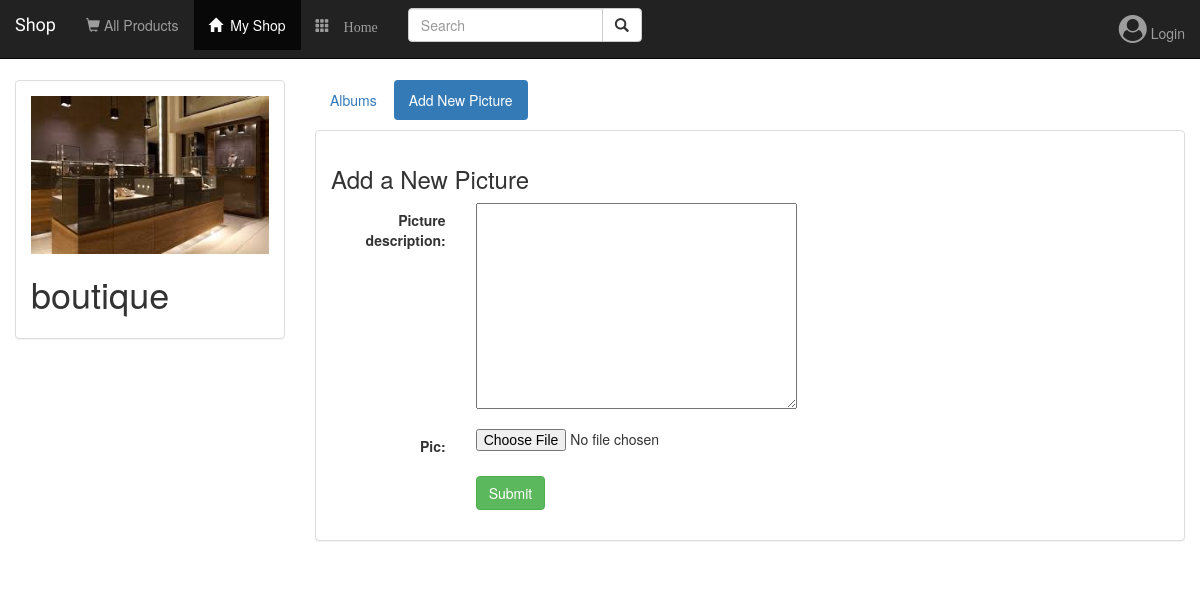
The app's page /album/pic/49/create_picture/ with its own data.
### album/models.py (models this page shows)
class Album(models.Model):
    user = models.ForeignKey(User, default=1)
    album_name = models.CharField(max_length=250)
    album_logo = models.FileField(null=True)
    album_description = models.TextField(max_length=250, default=None)
    def __str__(self):
        return self.album_name

### album/views.py (the view)
# urls.py: url(r'^pic/(?P<album_id>[0-9]+)/create_picture/$', views.create_picture, name='create_picture'),
def create_picture(request, album_id):
    form = PictureForm(request.POST or None, request.FILES or None)
    album = get_object_or_404(Album, pk=album_id)
    albums = Album.objects.filter(user=album.user)
    user = request.user
    if form.is_valid():
        album_pictures = album.picture_set.all()
        picture = form.save(commit=False)
        picture.album = album
        picture.save()
        return render(request, 'album/detail_album.html', {'album': album,'albums': albums, 'page_user': user})
    context = {
        'album': album,
        'form': form,
        'page_user': user,
    }
    return render(request, 'album/create_picture.html', context)

### album/forms.py
class PictureForm(forms.ModelForm):
    class Meta:
        model = Picture
        fields = ['picture_description', 'pic']

### album/templates/album/create_picture.html (shortened to what this page needs)
{% extends 'boutique/base.html' %}
{% block shops_active %}active{% endblock %}
{% block body %}
<br><br><br><br>
<div class="container-fluid">
    <div class="row">
        <div class="col-sm-4 col-md-3">
            <div class="panel panel-default">
                <div class="panel-body">
                        <a href="{% url 'detail_album' album.id %}">
                            {% if album.album_logo %}
                                <img src="{{ album.album_logo.url }}" class="img-responsive"></a>
                                <h1>{{ album.album_description }} <br><small>{{ user.username }}</small></h1>
                            {% else %}
                                <h3>No image to display</h3>
                            {% endif %}
                </div>
            </div>
        </div>
        <div class="col-sm-8 col-md-9">
            <ul class="nav nav-pills" style="margin-bottom: 10px;">
                <li><a href="{% url 'detail_album'  page_user.profile.user.id %}">Albums</a></li>
                <li role="presentation" class="active"><a href="{% url 'create_picture' album.id %}">Add New Picture</a></li>
            </ul>
            <div class="panel panel-default">
                <div class="panel-body">
                    <h3>Add a New Picture</h3>
                    <form class="form-horizontal" role="form" action="" method="post" enctype="multipart/form-data">
                        {% include 'boutique/form_template.html' %}
                        <div class="form-group">
                            <div class="col-sm-offset-2 col-sm-10">
                                <button type="submit" class="btn btn-success">Submit</button>
                            </div>
                        </div>
                    </form>
                </div>
            </div>
        </div>
    </div>
</div>
{% endblock %}

### boutique/static/boutique/style.css (style rules this page uses)
body { background: white url("images/font.jpg"); background-size: cover; }

### records on screen
Album: album_logo (picture), album_description "boutique"

### other values on screen
{{ field.label_tag }} "Picture description:" "Pic:"
